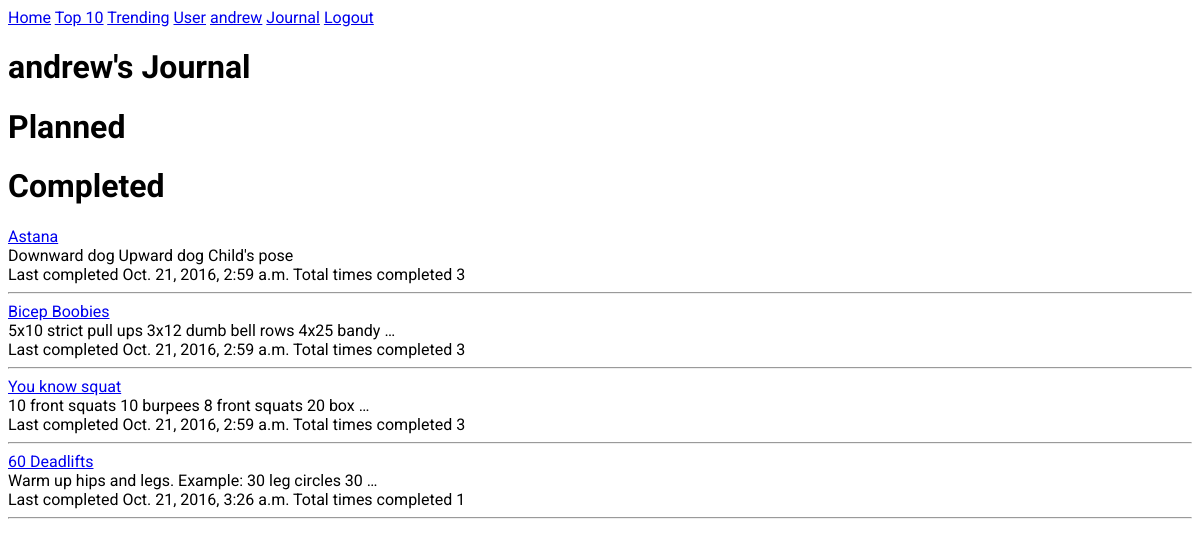
The page /workouts/user/3/ on the database its author committed.
### workouts/models.py (models this page shows, shortened)
class Journal(models.Model):
  user = models.ForeignKey(settings.AUTH_USER_MODEL, on_delete=models.CASCADE)
  routine = models.ForeignKey(Routine, on_delete=models.CASCADE)
  completed_on = models.DateTimeField(null=True)
  completed_count = models.IntegerField(default=0)

class Routine(models.Model):
  routine_title = models.CharField(max_length=70)
  routine_text = models.TextField()
  pub_date = models.DateTimeField('date published', default=timezone.now)
  created_by = models.ForeignKey(settings.AUTH_USER_MODEL, related_name="created_by")
  modify_date = models.DateTimeField('date modified', null=True)
  modified_by = models.ForeignKey(settings.AUTH_USER_MODEL, null=True, related_name="modified_by")
  likes = models.IntegerField(default=0)

### workouts/views.py (the view)
# urls.py: url(r'^user/(?P<user_id>[0-9]+)/$', views.user_detail, name='user_detail'),
def user_detail(request, user_id):
  user = get_object_or_404(User, pk=user_id)
  journal = Journal.objects.filter(user=user)
  journal_planned = journal.filter(completed_count=0)
  journal_completed = journal.filter(completed_count__gt=0)
  params = dict(user=user, journal_planned=journal_planned,
                journal_completed=journal_completed)
  return render(request, "workouts/journal_browse.html", params)

### workouts/templates/workouts/journal_browse.html (shortened to what this page needs)
{% extends "./base.html" %}
{% block content %}
{% block journal_title %}
<div><h1>{{ user.first_name }}'s Journal</h1></div>
{% endblock %}
<div><h1>Planned</h1></div>
<div><h1>Completed</h1></div>
{% for entry in journal_completed %}
  <div><a href="{% url 'workouts:detail' entry.routine.id %}">{{ entry.routine.routine_title }}</a></div>
  <div>{{ entry.routine.routine_text|truncatewords:10 }}</div>
  <div>
    <span>Last completed {{ entry.completed_on }}</span>
    <span>Total times completed {{ entry.completed_count }}<span>
  </div>
  <hr>
{% endfor %}
{% endblock content %}

### workouts/templates/workouts/base.html (shortened to what this page needs)
<!DOCTYPE html>
<html lang="en">
  <head>
    {% load static %}
    <link rel="stylesheet" type="text/css" href="{% static 'workouts/style.css' %}"
  </head>
  <body>
    <div id="sidebar">
      {% block sidebar %}
        <span><a href="{% url 'workouts:index' %}">Home</a></span>
        <span><a href="{% url 'workouts:sort_by_likes' %}">Top 10</a></span>
        <span><a href="{% url 'workouts:trending' %}">Trending</a></span>
        <span><a href="{% url 'workouts:user' %}">User</a></span>
        {% if user.is_authenticated %}
          <span><a href="{% url 'workouts:profile' %}">{{ user.first_name }}</a></span>
          <span><a href="{% url 'workouts:journal' %}">Journal</a></span>
          <span><a href="{% url 'workouts:logout' %}">Logout</a></span>
        {% else %}
          <span><a href="{% url 'workouts:login' %}">Login</a></span>
          <span><a href="{% url 'workouts:sign_up' %}">Sign up</a></span>
        {% endif %}
      {% endblock sidebar %}
    </div>
    <div id="content">
      {% block content %}{% endblock %}
    </div>
  </body>
</html>

### workouts/static/workouts/style.css (style rules this page uses)
* { font-family: 'Roboto', sans-serif; }

### rows shown on the page
Journal: routine.routine_title "Astana", routine.routine_text "Downward dog Upward dog Child's pose", completed_on "Oct. 21, 2016, 2:59 a.m.", completed_count "3"
Journal: routine.routine_title "Bicep Boobies", routine.routine_text "5x10 strict pull ups 3x12 dumb bell rows 4x25 bandy …", completed_on "Oct. 21, 2016, 2:59 a.m.", completed_count "3"
Journal: routine.routine_title "You know squat", routine.routine_text "10 front squats 10 burpees 8 front squats 20 box …", completed_on "Oct. 21, 2016, 2:59 a.m.", completed_count "3"
Journal: routine.routine_title "60 Deadlifts", routine.routine_text "Warm up hips and legs. Example: 30 leg circles 30 …", completed_on "Oct. 21, 2016, 3:26 a.m.", completed_count "1"

### other values the page prints
{{ user.first_name }} "andrew"
